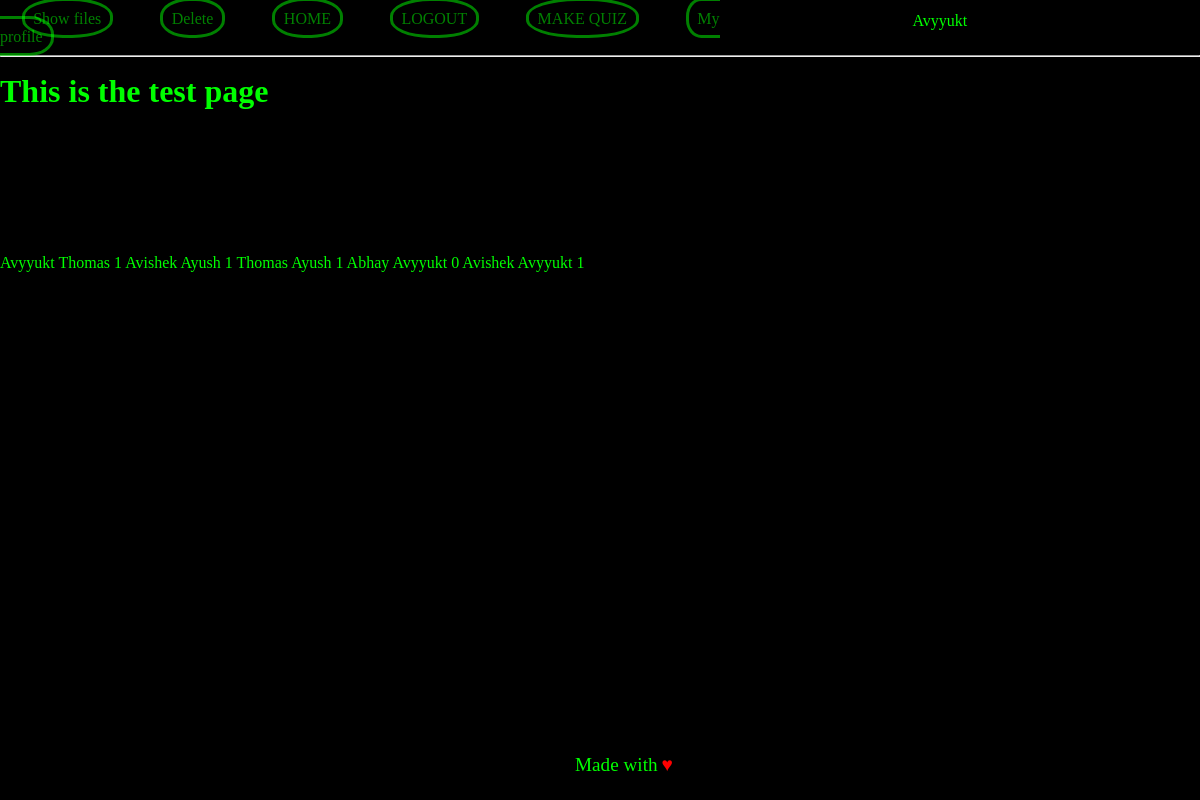
/test (signed in), run on the app's committed database.
### website/models.py (models this page shows)
class User(db.Model,UserMixin):
    __tablename__ = 'users'
    id = db.Column(db.Integer, primary_key=True)
    first_name = db.Column(db.String)
    email = db.Column(db.String, unique = True)
    password = db.Column(db.String)

class User_Friends(db.Model):
    __tablename__ = 'user_friends'
    id = db.Column(db.Integer, primary_key=True)
    sender_user = db.Column("sender_user",db.String)
    recieved_user = db.Column("reciever_user",db.String)
    frnd_status = db.Column(db.Integer)

### website/views.py (the view)
@views.route('/test')
def test():
    query1 = User.query.all()
    query2 = Quiz.query.all()
    query3 = Question.query.all()
    query4 = Option.query.all()
    query5 = Score.query.all()
    query6 = User_profile.query.all()
    query7 = User_Friends.query.all()
    return render_template('test.html', message1 = query1 , message2 = query2,message3 = query3,message4 = query4, message5 = query5 ,message6 = query6,message7= query7, user = current_user)

### website/__init__.py (called while the page is built)
def create_app():
    app = Flask(__name__)
    app.config['SECRET_KEY'] = 'delta_<3'
    app.config['SQLALCHEMY_DATABASE_URI'] = f'sqlite:///{DB_NAME}'
    db.init_app(app)
    from .views import views
    from .auth import auth
    app.register_blueprint(views, url_prefix = '/')
    app.register_blueprint(auth, url_prefix = '/')
    from .models import User, Quiz, Question, Option, Score, User_profile, User_Friends
    with app.app_context():
        db.create_all()
    login_manager = LoginManager()
    login_manager.login_view = 'auth.login'
    login_manager.init_app(app)
    @login_manager.user_loader
    def load_user(id):
        return User.query.get(int(id))
    return app

### website/templates/test.html (shortened to what this page needs)
{%extends "base.html"%}
{%block content%}
<h1>This is the test page</h1>
<br>
<br>
<br>
<br>
<br>
<br>
<br>
<br>
{%for x in message7%}
{{x.recieved_user}}
{{x.sender_user}}
{{x.frnd_status}}
{%endfor%}
{%endblock%}

### website/templates/base.html (shortened to what this page needs)
  <!DOCTYPE html>
<html lang="en">
  <head>
    <link rel="stylesheet" href= "{{ url_for('static',filename='styles/base.css') }}">
  </head>
  <body>
        <nav class="navbar" id="navbar">
            <div class="link_container">
              <p>
                <a class="nav-item" id="test" href="/test">Show files</a>
                <a class="nav-item" id="delete" href="/delete">Delete</a>
              {% if user.is_authenticated %}
              <a class="nav-item" id="home" href="/">HOME</a>
              <a class="nav-item" id="logout" href="/logout">LOGOUT</a>
              <a class="nav-item" id="quizmaker" href="/quizmaker">MAKE QUIZ</a>
              <a class="nav-item " id="profile" href="/profile/my_profile">My profile</a>
            </div>
              <div class="user_profile">
                <span id="profile_name">{{user.first_name}}</span>
              </div>
                {%else%}
                <a class="nav-item" id="login" href="/login">LOGIN</a>
                <a class="nav-item" id="signUp" href="/sign-up">Sign Up</a>
                {%endif%}
        </nav>
        <hr style="margin-bottom: 2vh;"/>
    {% block content%}
    {%endblock%}
    <div class="bonus">
      <span class="delta" id="span1">Made with</span>
      <span class="delta" id="span2"> ♥</span>
    </div>
  </body>
</html>

### website/static/styles/base.css (style rules this page uses)
* { margin: 0; padding: 0; color: rgb(0, 255, 0); }
body { background-color: rgb(0, 0, 0); background-repeat: no-repeat; background-size: cover; }
.navbar { background-color: rgb(0, 0, 0); height: max-content; display: flex; flex-direction: row; justify-content: space-between; align-items: center; }
.link_container { width: 60%; }
.nav-item { margin:3%; padding: 1.2%; height: 2vh; border: solid rgb(0, 255, 0); border-radius: 45%; opacity: 50%; transition: all .2s ease-in-out }
a { text-decoration: none; }
.user_profile { width: 8vw; padding: 1%; display: flex; flex-direction: row; justify-content: space-between; align-items: center; margin-bottom: 1%; }
#profile_name { margin: 0.5%; }
.bonus { position: absolute; left: 50%; bottom: 0; transform: translate(-50%); margin: 2%; }
.delta { font-size: 1.2em; }
#span2 { color: red; }

### data on the page
User: first_name "Avyyukt"
User_Friends: recieved_user "Avyyukt", sender_user "Thomas", frnd_status "1"
User_Friends: recieved_user "Avishek", sender_user "Ayush", frnd_status "1"
User_Friends: recieved_user "Thomas", sender_user "Ayush", frnd_status "1"
User_Friends: recieved_user "Abhay", sender_user "Avyyukt", frnd_status "0"
User_Friends: recieved_user "Avishek", sender_user "Avyyukt", frnd_status "1"
